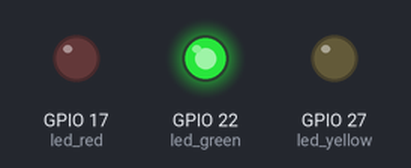
This program was run on a simulated Raspberry Pi (BCM pin numbers). Parts: output pins drawn as LEDs (lit = HIGH).

Above: at 1.5 s.
At 3.5 s:
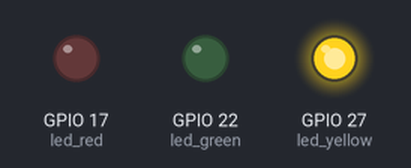
At 5.5 s:
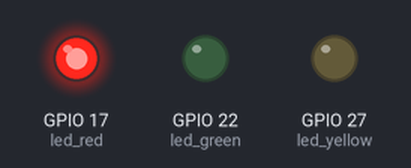
Timing chart, 0 to 9.1 s (numbered marks = the images above):
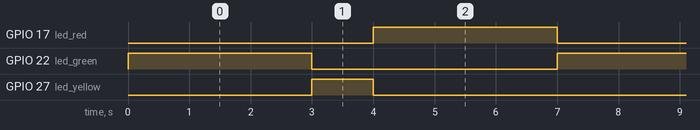

Measured:
- by itself, GPIO 17 (led_red), GPIO 22 (led_green): alternates HIGH for 3.0 s and LOW for 4.0 s
- by itself, GPIO 27 (led_yellow): alternates HIGH for 1.0 s and LOW for 6.0 s
- by itself, everything shown: repeats every 7.0 s, in 3 steps

The program:

starter.py
```python
import RPi.GPIO as GPIO
import time

# Ορισμός του συστήματος αρίθμησης των pins σε BCM
GPIO.setmode(GPIO.BCM)

# Αντιστοίχιση των pins στα χρώματα του φαναριού
led_red = 17
led_yellow = 27
led_green = 22

# Ρύθμιση των pins ως OUTPUT
GPIO.setup(led_red, GPIO.OUT)
GPIO.setup(led_yellow, GPIO.OUT)
GPIO.setup(led_green, GPIO.OUT)

try:
    while True:
        # Πράσινο φως για 3 δευτερόλεπτα
        GPIO.output(led_red, GPIO.LOW)
        GPIO.output(led_yellow, GPIO.LOW)
        GPIO.output(led_green, GPIO.HIGH)
        time.sleep(3.0)

        # Κίτρινο φως για 1 δευτερόλεπτο
        GPIO.output(led_green, GPIO.LOW)
        GPIO.output(led_yellow, GPIO.HIGH)
        time.sleep(1.0)

        # Κόκκινο φως για 3 δευτερόλεπτα
        GPIO.output(led_yellow, GPIO.LOW)
        GPIO.output(led_red, GPIO.HIGH)
        time.sleep(3.0)
except KeyboardInterrupt:
    # Καθαρισμός των GPIO καταστάσεων κατά την έξοδο με Ctrl+C
    GPIO.cleanup()
```
